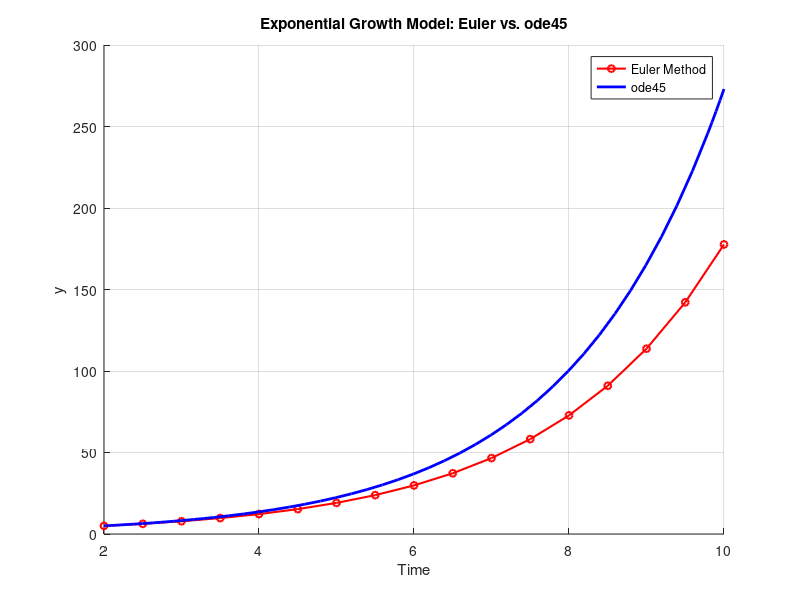

Reproduce this figure in MATLAB.

clc; clear; close all;

%% Parameters
r = 0.5;         % Growth rate
t0 = 2;         % Initial time (not 0)
y0 = 5;         % Initial value
tf = 10;        % Final time
h = 0.5;        % Step size for Euler's method

%% Euler's Method
t_euler = t0:h:tf;  % Time vector
y_euler = zeros(size(t_euler));
y_euler(1) = y0; % Initial value

% Euler Iteration
for i = 2:length(t_euler)
    y_euler(i) = y_euler(i-1) + h * r * y_euler(i-1);
end

%% Using ode45
% Define the function for ode45
exp_growth = @(t, y) r * y;
tspan = [t0 tf];

% Solve ODE using ode45
[t_ode, y_ode] = ode45(exp_growth, tspan, y0);

%% Plot Results
figure;
hold on;
plot(t_euler, y_euler, 'ro-', 'LineWidth', 1.5, 'MarkerSize', 5);
plot(t_ode, y_ode, 'b-', 'LineWidth', 2);
xlabel('Time');
ylabel('y');
title('Exponential Growth Model: Euler vs. ode45');
legend('Euler Method', 'ode45');
grid on;
hold off;
